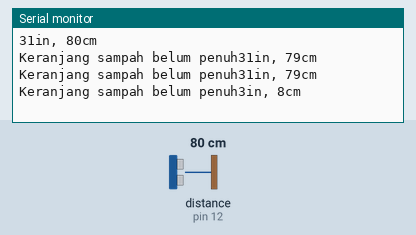
A sketch run on a simulated Arduino Uno, built with avr-gcc and run on an emulated ATmega328P. Shown: the last lines printed to the serial monitor. Wiring (inferred from the names in the program): ultrasonic range finder: trigger pin 11; echo pin 12. The test bench sets the inputs (shaded band); at power-on: distance to the obstacle (sensor on pin 12) 80 cm. The echo pulse lasts 58.3 µs per cm; the modem accepts every AT command (registered, SIM ready, sends succeed) and sends nothing else.

Above: at 1.2 s.
1.3 s: distance to the obstacle (sensor on pin 12) set to 9 cm
At 1.9 s:
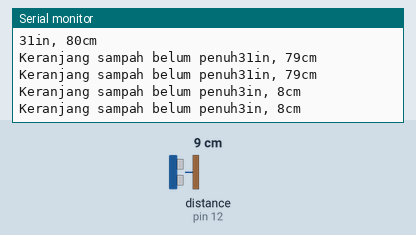
2.8 s: distance to the obstacle (sensor on pin 12) set to 6 cm
At 4.8 s:
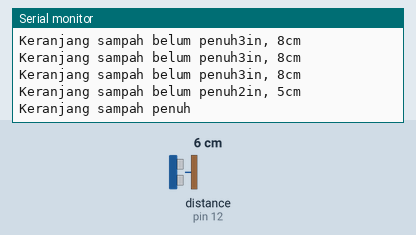
Timing chart, 0 to 6.3 s (numbered marks = the images above; inputs shaded):
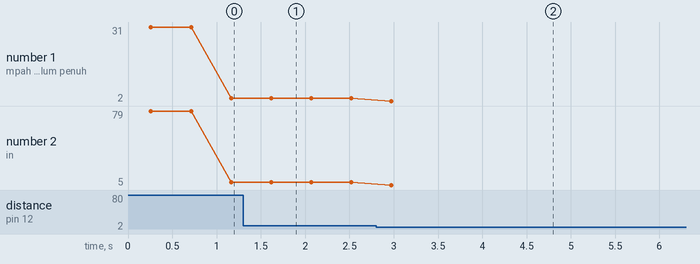

The sketch:

Trial.ino
```cpp
#include <SoftwareSerial.h>

SoftwareSerial SIM800L(10,11);

int trigger = 11;
int echo = 12;
int duration, cm, inches;

void setup ()
{
  Serial.begin(115200);
  Serial.begin(9600);
  pinMode(trigger, OUTPUT);
  pinMode(echo, INPUT);
  }

void loop ()
{
  digitalWrite(trigger, LOW);
  delayMicroseconds (5);
  digitalWrite(trigger, HIGH);
  delayMicroseconds (10);
  digitalWrite(trigger, LOW);


  pinMode(echo, INPUT);
  duration  = pulseIn(echo, HIGH);


  cm = (duration/2) / 29.1;
  inches = (duration/2) / 74;

  Serial.print(inches);
  Serial.print("in, ");
  Serial.print(cm);
  Serial.print("cm ");
  Serial.println();

  delay(250);

 if (cm >= 7)
 {
  Serial.print("Keranjang sampah belum penuh");
  delay(200);
    }
  else if (cm)
  {
   Serial.print("Keranjang sampah penuh");
   delay(200);
   SIM800L.write("AT+CMGF=1\r\n");
   delay(500);
   SIM800L.write("AT+CMGS=\"082335684250\"\r\n");
   delay(500);
   SIM800L.write("Keranjang sampah penuh");
   delay(250);
   SIM800L.write((char)26);
   delay(300);

    }
  }
```

Measured:
- the behaviour switches between 8 and 7 cm on distance to the obstacle (sensor on pin 12) (found by bisection; images 1 and 2)
- after the input at 1.3 s, the serial monitor: prints a new line after 0.32 s (image 1)
- after the input at 2.8 s, the serial monitor: prints a new line after 0.17 s (image 2)
- plotted number 1: 3 → 2 after the input at 2.8 s
- plotted number 2: 8 → 5 after the input at 2.8 s
